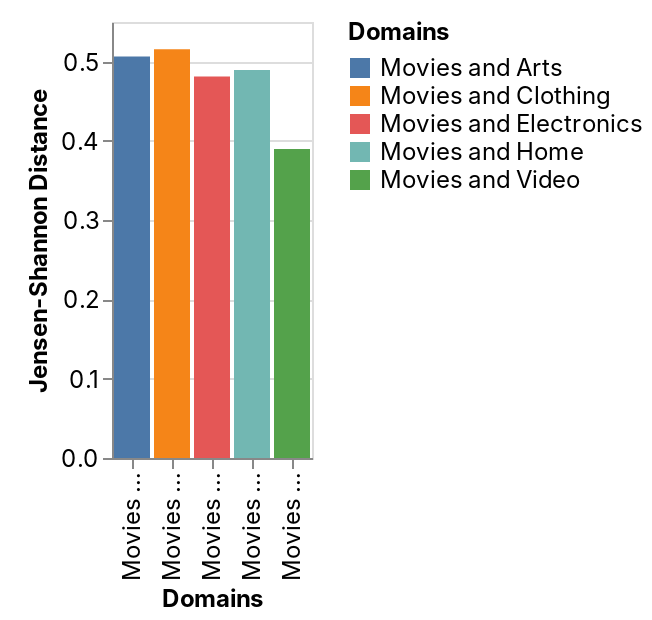

Source (notebook cell):
### Code cell
_deepnote_run_altair(Jensen_Shannon_df, """{"$schema":"https://vega.github.io/schema/vega-lite/v4.json","mark":{"type":"bar","tooltip":true},"height":220,"autosize":{"type":"fit"},"data":{"name":"placeholder"},"encoding":{"x":{"field":"Domains","type":"nominal","sort":null,"scale":{"type":"linear","zero":false}},"y":{"field":"Jensen-Shannon Distance","type":"quantitative","sort":null,"scale":{"type":"linear","zero":true}},"color":{"field":"Domains","type":"nominal","sort":null,"scale":{"type":"linear","zero":false}}}}""")

### Figure 1 — Vega-Lite specification as saved in the notebook (floating-point values rounded to 4 significant figures)
{"config": {"view": {"continuousWidth": 400, "continuousHeight": 300}, "area": {"fill": "#51C0E9"}, "axis": {"labelFont": "Inter, sans-serif", "labelFontSize": 12, "labelFontWeight": "normal", "labelLimit": 60, "labelOverlap": "greedy", "titleFont": "Inter, sans-serif", "titleFontSize": 12, "titleFontWeight": "bold"}, "background": "#ffffff", "legend": {"labelFont": "Inter, sans-serif", "labelFontSize": 12, "titleFont": "Inter, sans-serif", "titleFontSize": 12, "titleFontWeight": "bold"}, "line": {"stroke": "#51C0E9", "strokeWidth": 2}, "rect": {"fill": "#51C0E9"}, "title": {"anchor": "start", "color": "#000000", "font": "Inter, sans-serif", "fontSize": 22, "fontWeight": "normal"}}, "data": {"name": "data-fe9119bc9f631094c600b6c624a882ac"}, "mark": {"type": "bar", "tooltip": true}, "autosize": {"type": "fit"}, "encoding": {"color": {"type": "nominal", "field": "Domains", "scale": {"type": "linear", "zero": false}, "sort": null}, "x": {"type": "nominal", "field": "Domains", "scale": {"type": "linear", "zero": false}, "sort": null}, "y": {"type": "quantitative", "field": "Jensen-Shannon Distance", "scale": {"type": "linear", "zero": true}, "sort": null}}, "height": 300, "width": "container", "$schema": "https://vega.github.io/schema/vega-lite/v4.json", "datasets": {"data-fe9119bc9f631094c600b6c624a882ac": [{"Jensen-Shannon Distance": 0.5063, "Domains": "Movies and Arts"}, {"Jensen-Shannon Distance": 0.5156, "Domains": "Movies and Clothing"}, {"Jensen-Shannon Distance": 0.4812, "Domains": "Movies and Electronics"}, {"Jensen-Shannon Distance": 0.4893, "Domains": "Movies and Home"}, {"Jensen-Shannon Distance": 0.3898, "Domains": "Movies and Video"}]}}
